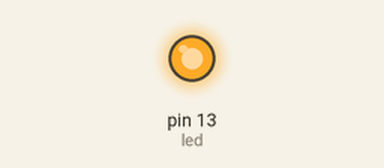
A sketch run on a simulated Arduino Uno, built with avr-gcc and run on an emulated ATmega328P. Shown: output pins drawn as LEDs (lit = HIGH). What the sketch prints to the serial monitor is not drawn.

Above: at 0.2 s.
At 15.9 s:
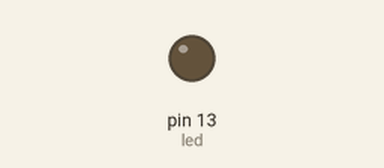
Timing chart, 0 to 17.2 s (numbered marks = the images above):
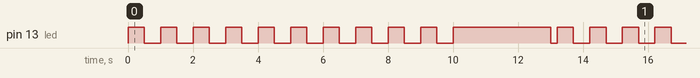

Measured:
- by itself, pin 13 (led): repeats every 13.2 s: HIGH 3.0 s, LOW 0.20 s, 10 × (HIGH 0.50 s, LOW 0.50 s)
- by itself, everything shown: repeats every 13.2 s, in 22 steps

The sketch:

EJEMPLO_FOR.ino
```cpp
/*
 * Programa de ejemplo del uso del do y while
 * Se enciende un led 10 veces y despues se mantiene encendido por 3 segundos y vuelve al ciclo
 */

 #define led 13 //Seleccion la salida del LED

 char cuenta = 0;

 void setup() {
  // put your setup code here, to run once:
  pinMode(led, OUTPUT);
  Serial.begin(9600);
}

void loop() {
  // put your main code here, to run repeatedly:
  for (cuenta = 0; cuenta <= 9; cuenta++){
    digitalWrite(led, HIGH);
    delay(500);
    digitalWrite(led, LOW);
    delay(500);
    Serial.print(cuenta, DEC);
  }
    digitalWrite(led, HIGH);
    delay(3000);
    cuenta = 0;
    digitalWrite(led, LOW);
    delay(200);
}
```
